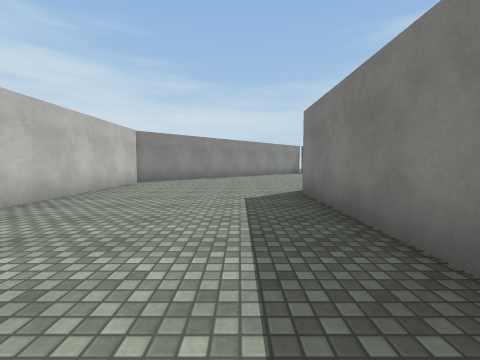
view 1 (above)

22 first-person views from a walk through a Unity game level. The camera is 1.2 m above the floor, tilts 4° down and sees 90° across. The floor is counted in squares, 2 m on a side. Each view is taken from the middle of a square. On the plan, view 1 faces up. The plan holds only what a view shows up to about 9 squares ahead; the rest is blank. The place goes on beyond the plan. The player character is not drawn. Surface patterns are stand-ins for the level's own textures.

view 2
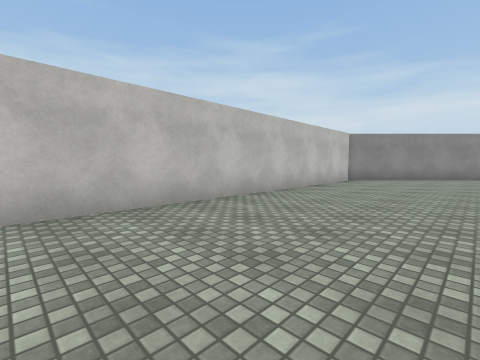

view 3
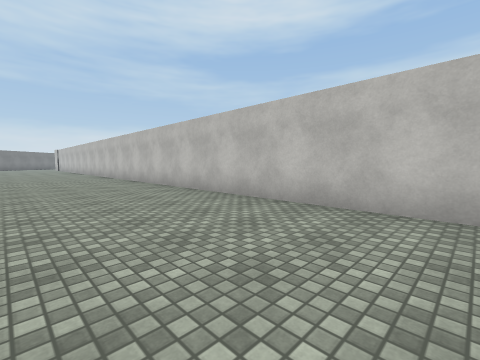

view 4
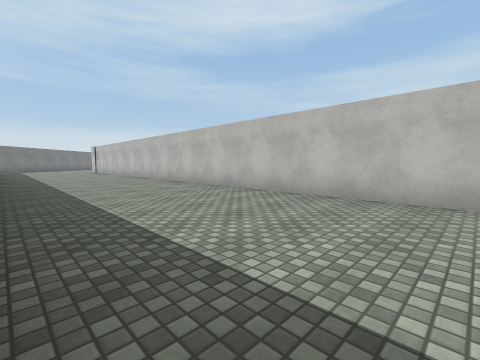

view 5
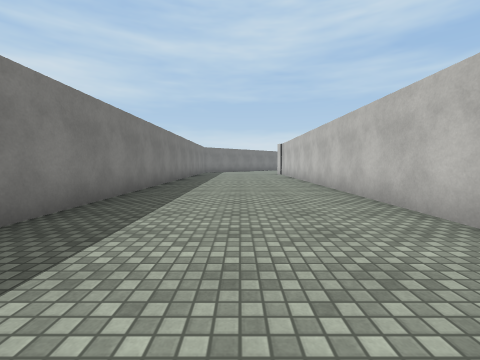

view 6
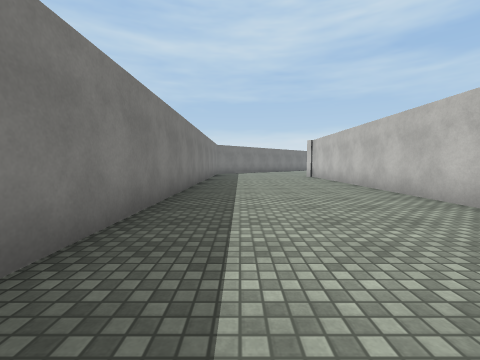

view 7
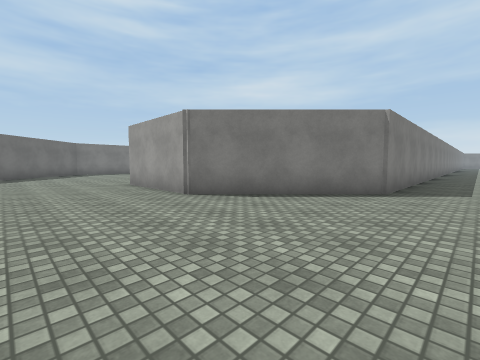

view 8
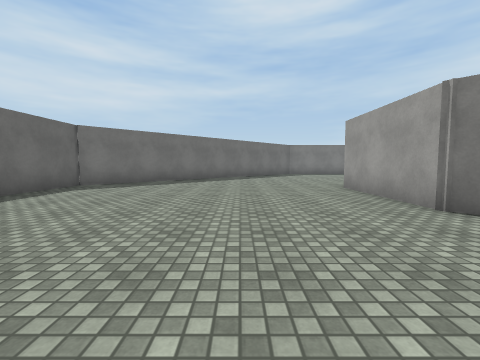

view 9
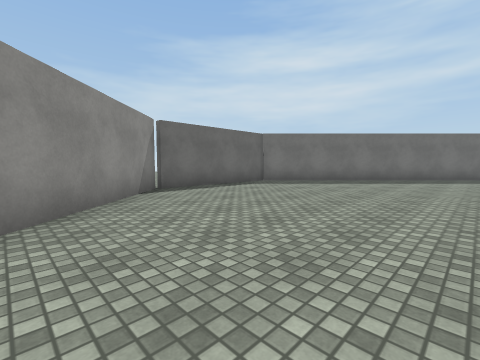

view 10
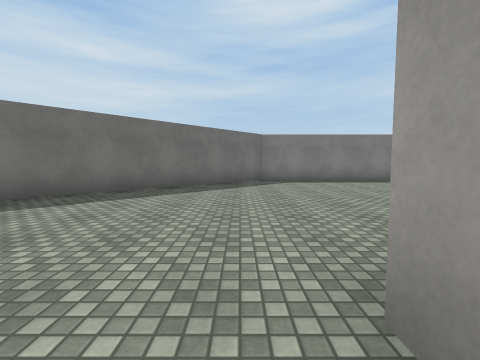

view 11
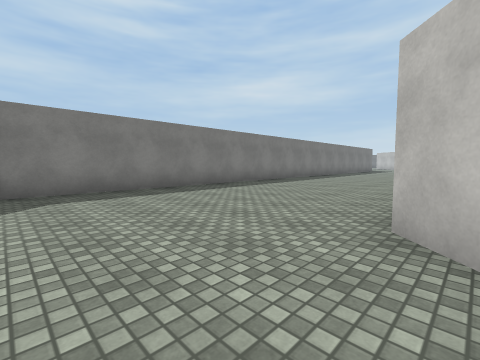

view 12
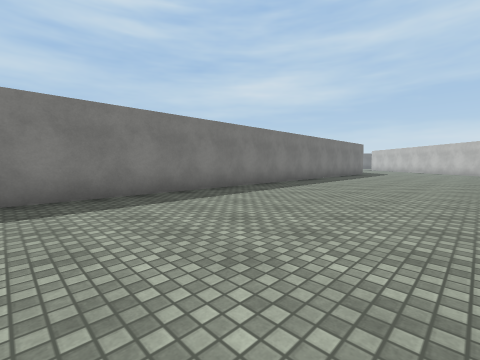

view 13
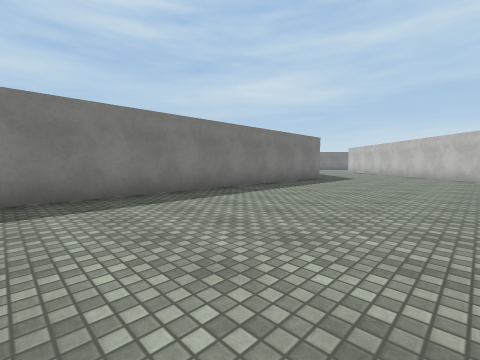

view 14
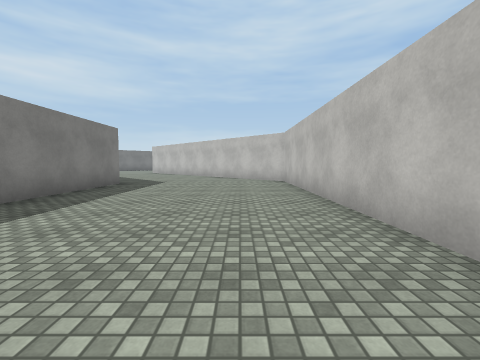

view 15
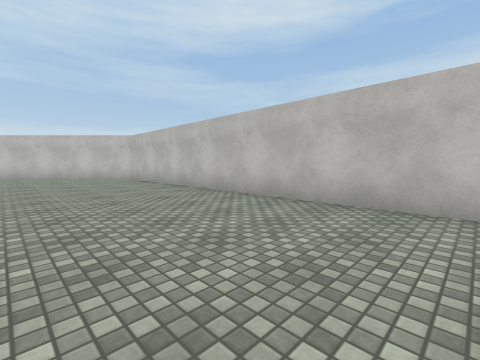

view 16
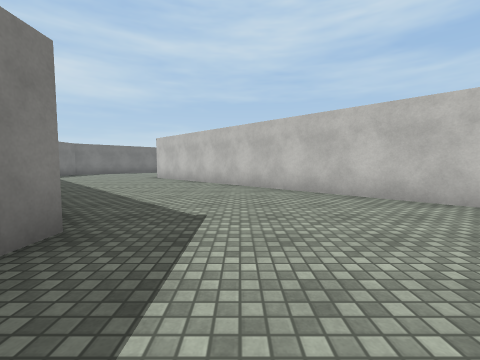

view 17
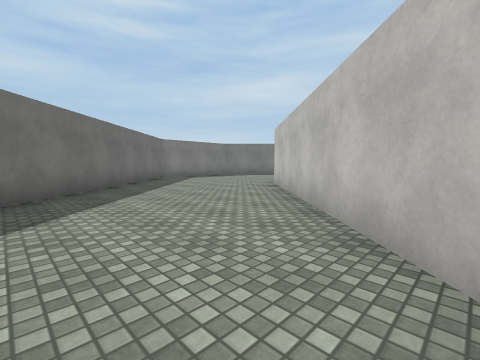

view 18
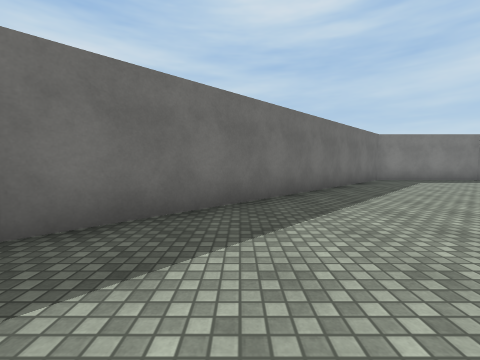

view 19
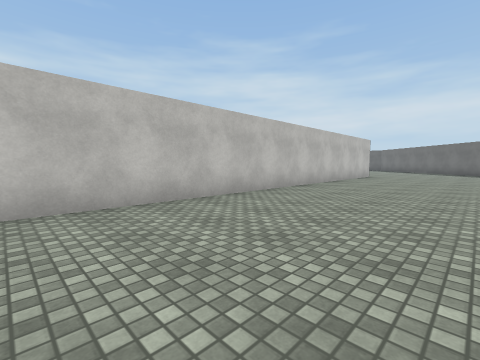

view 20
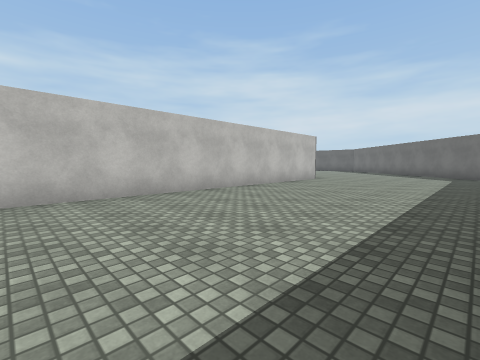

view 21
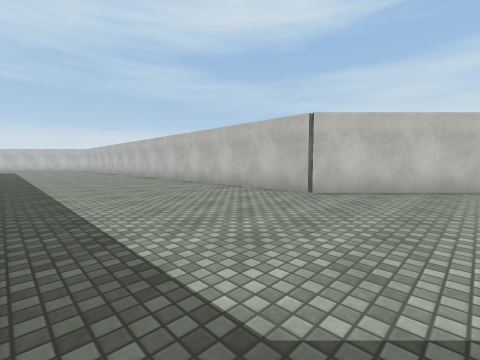

view 22
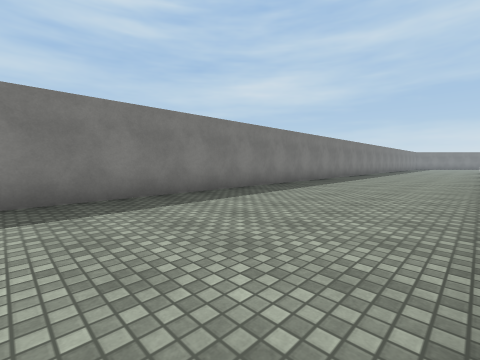

### Floor plan
Points are (right, up) in squares from view 1. A wall is a line through its corners. A room is listed if a view was taken in it or the views show most of it. See-through windows are left out.
Room 1 (views 1, 2, 3, 4, 5, 6, 7, 8, 9, 10, 11, 12, 13, 14, 15, 16, 17, 18, 19, 20, 21, 22)
walls: (1.2, -5.6) (1.2, 4.7) (4, 7.5) (6.9, 7.5); (14.5, -12.1) (14.5, 7.2) (7.4, 14.4) (3.6, 14.4) (-3.2, 7.6) (-3.2, -19.5); (7.1, 7.1) (9.5, 4.6) (9.5, -13) (15.9, -19.4); (1.2, -19.5) (1.2, -11.1); (21.5, -19.5) (21.5, -18.9) (14.7, -12.1)

Where each view was taken, in squares from view 1:
view 1: 0 up, 0 right, facing up
view 2: 1 down, 0 right, facing up-left
view 3: 1 up, 0 right, facing down-left
view 4: 5 down, 1 right, facing down-left
view 5: 9 down, 1 left, facing down
view 6: 11 down, 0 right, facing down
view 7: 10 up, 0 right, facing down-right
view 8: 10 up, 1 right, facing right
view 9: 9 up, 1 right, facing up-right
view 10: 8 up, 6 right, facing right
view 11: 7 up, 9 right, facing down-right
view 12: 2 up, 10 right, facing down-right
view 13: 3 down, 10 right, facing down-right
view 14: 5 down, 11 right, facing down
view 15: 4 down, 13 right, facing down-left
view 16: 10 down, 13 right, facing down
view 17: 14 down, 12 right, facing down-right
view 18: 14 down, 13 right, facing right
view 19: 7 down, 13 right, facing up-left
view 20: 4 down, 14 right, facing up-left
view 21: 7 up, 14 right, facing down-left
view 22: 3 up, 3 left, facing down-right
